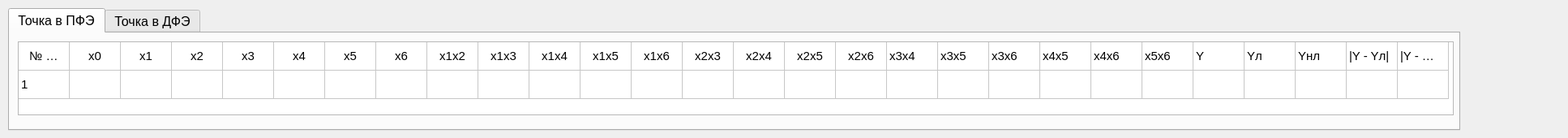
<?xml version="1.0" encoding="UTF-8"?>
<ui version="4.0">
 <class>Dialog</class>
 <widget class="QDialog" name="Dialog">
  <property name="geometry">
   <rect>
    <x>0</x>
    <y>0</y>
    <width>1934</width>
    <height>170</height>
   </rect>
  </property>
  <property name="windowTitle">
   <string>Dialog</string>
  </property>
  <widget class="QTabWidget" name="tabWidget_5">
   <property name="geometry">
    <rect>
     <x>10</x>
     <y>10</y>
     <width>1791</width>
     <height>151</height>
    </rect>
   </property>
   <property name="font">
    <font>
     <family>Ubuntu</family>
     <pointsize>12</pointsize>
    </font>
   </property>
   <property name="currentIndex">
    <number>0</number>
   </property>
   <widget class="QWidget" name="tab_9">
    <attribute name="title">
     <string>Точка в ПФЭ</string>
    </attribute>
    <widget class="QTableWidget" name="table_full">
     <property name="geometry">
      <rect>
       <x>10</x>
       <y>10</y>
       <width>1771</width>
       <height>91</height>
      </rect>
     </property>
     <property name="font">
      <font>
       <family>Ubuntu</family>
       <pointsize>11</pointsize>
      </font>
     </property>
     <property name="toolTip">
      <string/>
     </property>
     <property name="layoutDirection">
      <enum>Qt::LeftToRight</enum>
     </property>
     <property name="textElideMode">
      <enum>Qt::ElideMiddle</enum>
     </property>
     <attribute name="horizontalHeaderVisible">
      <bool>false</bool>
     </attribute>
     <attribute name="horizontalHeaderMinimumSectionSize">
      <number>57</number>
     </attribute>
     <attribute name="horizontalHeaderDefaultSectionSize">
      <number>63</number>
     </attribute>
     <attribute name="verticalHeaderVisible">
      <bool>false</bool>
     </attribute>
     <attribute name="verticalHeaderDefaultSectionSize">
      <number>35</number>
     </attribute>
     <row>
      <property name="text">
       <string>Новая строка</string>
      </property>
     </row>
     <row>
      <property name="text">
       <string>Новая строка</string>
      </property>
     </row>
     <column>
      <property name="text">
       <string>Новый столбец</string>
      </property>
     </column>
     <column>
      <property name="text">
       <string>0</string>
      </property>
     </column>
     <column>
      <property name="text">
       <string>1</string>
      </property>
     </column>
     <column>
      <property name="text">
       <string>2</string>
      </property>
     </column>
     <column>
      <property name="text">
       <string>3</string>
      </property>
     </column>
     <column>
      <property name="text">
       <string>4</string>
      </property>
     </column>
     <column>
      <property name="text">
       <string>5</string>
      </property>
     </column>
     <column>
      <property name="text">
       <string>6</string>
      </property>
     </column>
     <column>
      <property name="text">
       <string>12</string>
      </property>
     </column>
     <column>
      <property name="text">
       <string>13</string>
      </property>
     </column>
     <column>
      <property name="text">
       <string>14</string>
      </property>
     </column>
     <column>
      <property name="text">
       <string>15</string>
      </property>
     </column>
     <column>
      <property name="text">
       <string>16</string>
      </property>
     </column>
     <column>
      <property name="text">
       <string>23</string>
      </property>
     </column>
     <column>
      <property name="text">
       <string>24</string>
      </property>
     </column>
     <column>
      <property name="text">
       <string>25</string>
      </property>
     </column>
     <column>
      <property name="text">
       <string>26</string>
      </property>
     </column>
     <column>
      <property name="text">
       <string>34</string>
      </property>
      <property name="textAlignment">
       <set>AlignCenter</set>
      </property>
     </column>
     <column>
      <property name="text">
       <string>35</string>
      </property>
     </column>
     <column>
      <property name="text">
       <string>36</string>
      </property>
     </column>
     <column>
      <property name="text">
       <string>45</string>
      </property>
     </column>
     <column>
      <property name="text">
       <string>46</string>
      </property>
     </column>
     <column>
      <property name="text">
       <string>56</string>
      </property>
     </column>
     <column>
      <property name="text">
       <string>Новый столбец</string>
      </property>
     </column>
     <column>
      <property name="text">
       <string>Новый столбец</string>
      </property>
     </column>
     <column>
      <property name="text">
       <string>Новый столбец</string>
      </property>
     </column>
     <column>
      <property name="text">
       <string>Новый столбец</string>
      </property>
     </column>
     <column>
      <property name="text">
       <string>Новый столбец</string>
      </property>
     </column>
     <item row="0" column="0">
      <property name="text">
       <string>№ опыта</string>
      </property>
      <property name="textAlignment">
       <set>AlignCenter</set>
      </property>
     </item>
     <item row="0" column="1">
      <property name="text">
       <string>x0</string>
      </property>
      <property name="textAlignment">
       <set>AlignCenter</set>
      </property>
     </item>
     <item row="0" column="2">
      <property name="text">
       <string>x1</string>
      </property>
      <property name="textAlignment">
       <set>AlignCenter</set>
      </property>
     </item>
     <item row="0" column="3">
      <property name="text">
       <string>x2</string>
      </property>
      <property name="textAlignment">
       <set>AlignCenter</set>
      </property>
     </item>
     <item row="0" column="4">
      <property name="text">
       <string>x3</string>
      </property>
      <property name="textAlignment">
       <set>AlignCenter</set>
      </property>
     </item>
     <item row="0" column="5">
      <property name="text">
       <string>x4</string>
      </property>
      <property name="textAlignment">
       <set>AlignCenter</set>
      </property>
     </item>
     <item row="0" column="6">
      <property name="text">
       <string>x5</string>
      </property>
      <property name="textAlignment">
       <set>AlignCenter</set>
      </property>
     </item>
     <item row="0" column="7">
      <property name="text">
       <string>x6</string>
      </property>
      <property name="textAlignment">
       <set>AlignCenter</set>
      </property>
     </item>
     <item row="0" column="8">
      <property name="text">
       <string>x1x2</string>
      </property>
      <property name="textAlignment">
       <set>AlignCenter</set>
      </property>
     </item>
     <item row="0" column="9">
      <property name="text">
       <string>x1x3</string>
      </property>
      <property name="textAlignment">
       <set>AlignCenter</set>
      </property>
     </item>
     <item row="0" column="10">
      <property name="text">
       <string>x1x4</string>
      </property>
      <property name="textAlignment">
       <set>AlignCenter</set>
      </property>
     </item>
     <item row="0" column="11">
      <property name="text">
       <string>x1x5</string>
      </property>
      <property name="textAlignment">
       <set>AlignCenter</set>
      </property>
     </item>
     <item row="0" column="12">
      <property name="text">
       <string>x1x6</string>
      </property>
      <property name="textAlignment">
       <set>AlignCenter</set>
      </property>
     </item>
     <item row="0" column="13">
      <property name="text">
       <string>x2x3</string>
      </property>
      <property name="textAlignment">
       <set>AlignCenter</set>
      </property>
     </item>
     <item row="0" column="14">
      <property name="text">
       <string>x2x4</string>
      </property>
      <property name="textAlignment">
       <set>AlignCenter</set>
      </property>
     </item>
     <item row="0" column="15">
      <property name="text">
       <string>x2x5</string>
      </property>
      <property name="textAlignment">
       <set>AlignCenter</set>
      </property>
     </item>
     <item row="0" column="16">
      <property name="text">
       <string>x2x6</string>
      </property>
      <property name="textAlignment">
       <set>AlignCenter</set>
      </property>
     </item>
     <item row="0" column="17">
      <property name="text">
       <string>x3x4</string>
      </property>
     </item>
     <item row="0" column="18">
      <property name="text">
       <string>x3x5</string>
      </property>
     </item>
     <item row="0" column="19">
      <property name="text">
       <string>x3x6</string>
      </property>
     </item>
     <item row="0" column="20">
      <property name="text">
       <string>x4x5</string>
      </property>
     </item>
     <item row="0" column="21">
      <property name="text">
       <string>x4x6</string>
      </property>
     </item>
     <item row="0" column="22">
      <property name="text">
       <string>x5x6</string>
      </property>
     </item>
     <item row="0" column="23">
      <property name="text">
       <string>Y</string>
      </property>
     </item>
     <item row="0" column="24">
      <property name="text">
       <string>Yл</string>
      </property>
     </item>
     <item row="0" column="25">
      <property name="text">
       <string>Yнл</string>
      </property>
     </item>
     <item row="0" column="26">
      <property name="text">
       <string>|Y - Yл|</string>
      </property>
     </item>
     <item row="0" column="27">
      <property name="text">
       <string>|Y - Yнл|</string>
      </property>
     </item>
     <item row="1" column="0">
      <property name="text">
       <string>1</string>
      </property>
     </item>
    </widget>
   </widget>
   <widget class="QWidget" name="tab_10">
    <attribute name="title">
     <string>Точка в ДФЭ</string>
    </attribute>
    <widget class="QTableWidget" name="table_partial">
     <property name="geometry">
      <rect>
       <x>10</x>
       <y>10</y>
       <width>1771</width>
       <height>91</height>
      </rect>
     </property>
     <property name="font">
      <font>
       <family>Ubuntu</family>
       <pointsize>11</pointsize>
      </font>
     </property>
     <property name="toolTip">
      <string/>
     </property>
     <property name="layoutDirection">
      <enum>Qt::LeftToRight</enum>
     </property>
     <property name="textElideMode">
      <enum>Qt::ElideMiddle</enum>
     </property>
     <attribute name="horizontalHeaderVisible">
      <bool>false</bool>
     </attribute>
     <attribute name="horizontalHeaderDefaultSectionSize">
      <number>79</number>
     </attribute>
     <attribute name="verticalHeaderVisible">
      <bool>false</bool>
     </attribute>
     <attribute name="verticalHeaderDefaultSectionSize">
      <number>35</number>
     </attribute>
     <row>
      <property name="text">
       <string>Новая строка</string>
      </property>
     </row>
     <row>
      <property name="text">
       <string>Новая строка</string>
      </property>
     </row>
     <column>
      <property name="text">
       <string>Новый столбец</string>
      </property>
     </column>
     <column>
      <property name="text">
       <string>0</string>
      </property>
     </column>
     <column>
      <property name="text">
       <string>1</string>
      </property>
     </column>
     <column>
      <property name="text">
       <string>2</string>
      </property>
     </column>
     <column>
      <property name="text">
       <string>3</string>
      </property>
     </column>
     <column>
      <property name="text">
       <string>4</string>
      </property>
     </column>
     <column>
      <property name="text">
       <string>5</string>
      </property>
     </column>
     <column>
      <property name="text">
       <string>6</string>
      </property>
     </column>
     <column>
      <property name="text">
       <string>12</string>
      </property>
     </column>
     <column>
      <property name="text">
       <string>13</string>
      </property>
     </column>
     <column>
      <property name="text">
       <string>14</string>
      </property>
     </column>
     <column>
      <property name="text">
       <string>23</string>
      </property>
     </column>
     <column>
      <property name="text">
       <string>24</string>
      </property>
     </column>
     <column>
      <property name="text">
       <string>25</string>
      </property>
     </column>
     <column>
      <property name="text">
       <string>26</string>
      </property>
     </column>
     <column>
      <property name="text">
       <string>36</string>
      </property>
     </column>
     <column>
      <property name="text">
       <string>46</string>
      </property>
     </column>
     <column>
      <property name="text">
       <string>Новый столбец</string>
      </property>
     </column>
     <column>
      <property name="text">
       <string>Новый столбец</string>
      </property>
     </column>
     <column>
      <property name="text">
       <string>Новый столбец</string>
      </property>
     </column>
     <column>
      <property name="text">
       <string>Новый столбец</string>
      </property>
     </column>
     <column>
      <property name="text">
       <string>Новый столбец</string>
      </property>
     </column>
     <item row="0" column="0">
      <property name="text">
       <string>№ опыта</string>
      </property>
      <property name="textAlignment">
       <set>AlignCenter</set>
      </property>
     </item>
     <item row="0" column="1">
      <property name="text">
       <string>x0</string>
      </property>
      <property name="textAlignment">
       <set>AlignCenter</set>
      </property>
     </item>
     <item row="0" column="2">
      <property name="text">
       <string>x1</string>
      </property>
      <property name="textAlignment">
       <set>AlignCenter</set>
      </property>
     </item>
     <item row="0" column="3">
      <property name="text">
       <string>x2</string>
      </property>
      <property name="textAlignment">
       <set>AlignCenter</set>
      </property>
     </item>
     <item row="0" column="4">
      <property name="text">
       <string>x3</string>
      </property>
      <property name="textAlignment">
       <set>AlignCenter</set>
      </property>
     </item>
     <item row="0" column="5">
      <property name="text">
       <string>x4</string>
      </property>
      <property name="textAlignment">
       <set>AlignCenter</set>
      </property>
     </item>
     <item row="0" column="6">
      <property name="text">
       <string>x5</string>
      </property>
      <property name="textAlignment">
       <set>AlignCenter</set>
      </property>
     </item>
     <item row="0" column="7">
      <property name="text">
       <string>x6</string>
      </property>
      <property name="textAlignment">
       <set>AlignCenter</set>
      </property>
     </item>
     <item row="0" column="8">
      <property name="text">
       <string>x1x2</string>
      </property>
      <property name="textAlignment">
       <set>AlignCenter</set>
      </property>
     </item>
     <item row="0" column="9">
      <property name="text">
       <string>x1x3</string>
      </property>
      <property name="textAlignment">
       <set>AlignCenter</set>
      </property>
     </item>
     <item row="0" column="10">
      <property name="text">
       <string>x1x4</string>
      </property>
      <property name="textAlignment">
       <set>AlignCenter</set>
      </property>
     </item>
     <item row="0" column="11">
      <property name="text">
       <string>x2x3</string>
      </property>
      <property name="textAlignment">
       <set>AlignCenter</set>
      </property>
     </item>
     <item row="0" column="12">
      <property name="text">
       <string>x2x4</string>
      </property>
      <property name="textAlignment">
       <set>AlignCenter</set>
      </property>
     </item>
     <item row="0" column="13">
      <property name="text">
       <string>x2x5</string>
      </property>
      <property name="textAlignment">
       <set>AlignCenter</set>
      </property>
     </item>
     <item row="0" column="14">
      <property name="text">
       <string>x2x6</string>
      </property>
      <property name="textAlignment">
       <set>AlignCenter</set>
      </property>
     </item>
     <item row="0" column="15">
      <property name="text">
       <string>x3x6</string>
      </property>
     </item>
     <item row="0" column="16">
      <property name="text">
       <string>x4x6</string>
      </property>
     </item>
     <item row="0" column="17">
      <property name="text">
       <string>Y</string>
      </property>
     </item>
     <item row="0" column="18">
      <property name="text">
       <string>Yл</string>
      </property>
     </item>
     <item row="0" column="19">
      <property name="text">
       <string>Yнл</string>
      </property>
     </item>
     <item row="0" column="20">
      <property name="text">
       <string>|Y - Yл|</string>
      </property>
     </item>
     <item row="0" column="21">
      <property name="text">
       <string>|Y - Yнл|</string>
      </property>
     </item>
     <item row="1" column="0">
      <property name="text">
       <string>1</string>
      </property>
     </item>
    </widget>
   </widget>
  </widget>
 </widget>
 <resources/>
 <connections/>
</ui>
